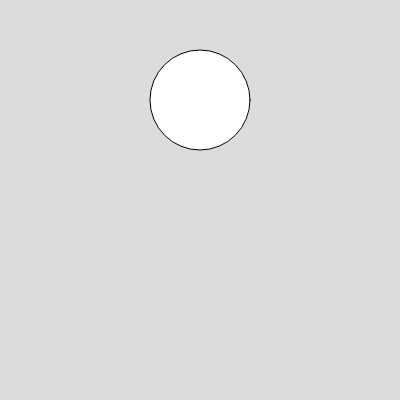
Frame 1 (no input)
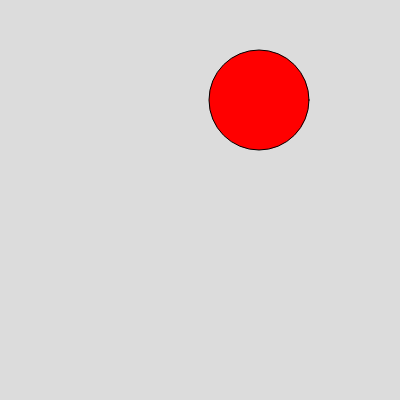
Frame 60 (no input)
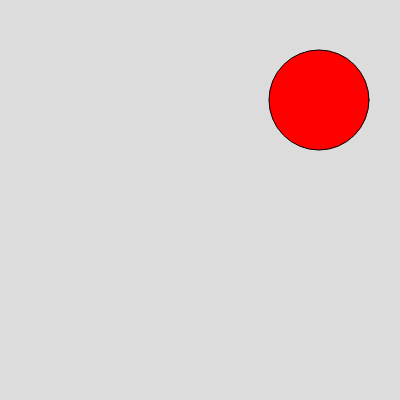
Frame 120 (the mouse pressed at the canvas centre since frame 60)

The p5.js sketch that drew these frames (run headless with seeded random() and noise() and a simulated clock; from frame 60 on, the mouse is pressed at the canvas centre):

// p5.js sketch
// ── sketch.js
var ball = {
  "colour": "red",
  "speed": 1 ,
  "radius" : 100,
  "positionx" : 200,
  "positiony":100

}
function setup() {
  createCanvas(400, 400);
}

function draw() {
  background(220);
  circle(ball.positionx,ball.positiony,ball.radius) 
  fill ( ball.colour) 
  ball.positionx+=ball.speed
}
